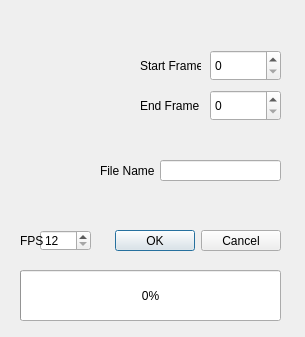
<?xml version="1.0" encoding="UTF-8"?>
<ui version="4.0">
 <class>MovieExportDialog</class>
 <widget class="QDialog" name="MovieExportDialog">
  <property name="geometry">
   <rect>
    <x>0</x>
    <y>0</y>
    <width>305</width>
    <height>337</height>
   </rect>
  </property>
  <property name="windowTitle">
   <string>Dialog</string>
  </property>
  <widget class="QProgressBar" name="progressBar">
   <property name="geometry">
    <rect>
     <x>20</x>
     <y>270</y>
     <width>261</width>
     <height>51</height>
    </rect>
   </property>
   <property name="value">
    <number>0</number>
   </property>
   <property name="invertedAppearance">
    <bool>false</bool>
   </property>
   <property name="format">
    <string>%p%</string>
   </property>
  </widget>
  <widget class="QDialogButtonBox" name="buttonBox">
   <property name="geometry">
    <rect>
     <x>110</x>
     <y>230</y>
     <width>171</width>
     <height>21</height>
    </rect>
   </property>
   <property name="standardButtons">
    <set>QDialogButtonBox::Cancel|QDialogButtonBox::Ok</set>
   </property>
  </widget>
  <widget class="QSpinBox" name="sb_startFrame">
   <property name="geometry">
    <rect>
     <x>210</x>
     <y>50</y>
     <width>71</width>
     <height>31</height>
    </rect>
   </property>
  </widget>
  <widget class="QSpinBox" name="sb_endFrame">
   <property name="geometry">
    <rect>
     <x>210</x>
     <y>90</y>
     <width>71</width>
     <height>31</height>
    </rect>
   </property>
  </widget>
  <widget class="QLabel" name="label_startFrame">
   <property name="geometry">
    <rect>
     <x>140</x>
     <y>50</y>
     <width>61</width>
     <height>31</height>
    </rect>
   </property>
   <property name="text">
    <string>Start Frame</string>
   </property>
  </widget>
  <widget class="QLabel" name="label_endFrame">
   <property name="geometry">
    <rect>
     <x>140</x>
     <y>90</y>
     <width>61</width>
     <height>31</height>
    </rect>
   </property>
   <property name="text">
    <string>End Frame</string>
   </property>
  </widget>
  <widget class="QSpinBox" name="sb_fps">
   <property name="geometry">
    <rect>
     <x>40</x>
     <y>230</y>
     <width>51</width>
     <height>21</height>
    </rect>
   </property>
   <property name="minimum">
    <number>12</number>
   </property>
   <property name="maximum">
    <number>60</number>
   </property>
  </widget>
  <widget class="QLabel" name="label_fps">
   <property name="geometry">
    <rect>
     <x>20</x>
     <y>230</y>
     <width>31</width>
     <height>21</height>
    </rect>
   </property>
   <property name="text">
    <string>FPS </string>
   </property>
  </widget>
  <widget class="QLineEdit" name="input_filename">
   <property name="geometry">
    <rect>
     <x>160</x>
     <y>160</y>
     <width>121</width>
     <height>21</height>
    </rect>
   </property>
  </widget>
  <widget class="QLabel" name="label_fileName">
   <property name="geometry">
    <rect>
     <x>100</x>
     <y>160</y>
     <width>71</width>
     <height>21</height>
    </rect>
   </property>
   <property name="text">
    <string>File Name</string>
   </property>
  </widget>
 </widget>
 <resources/>
 <connections/>
</ui>
